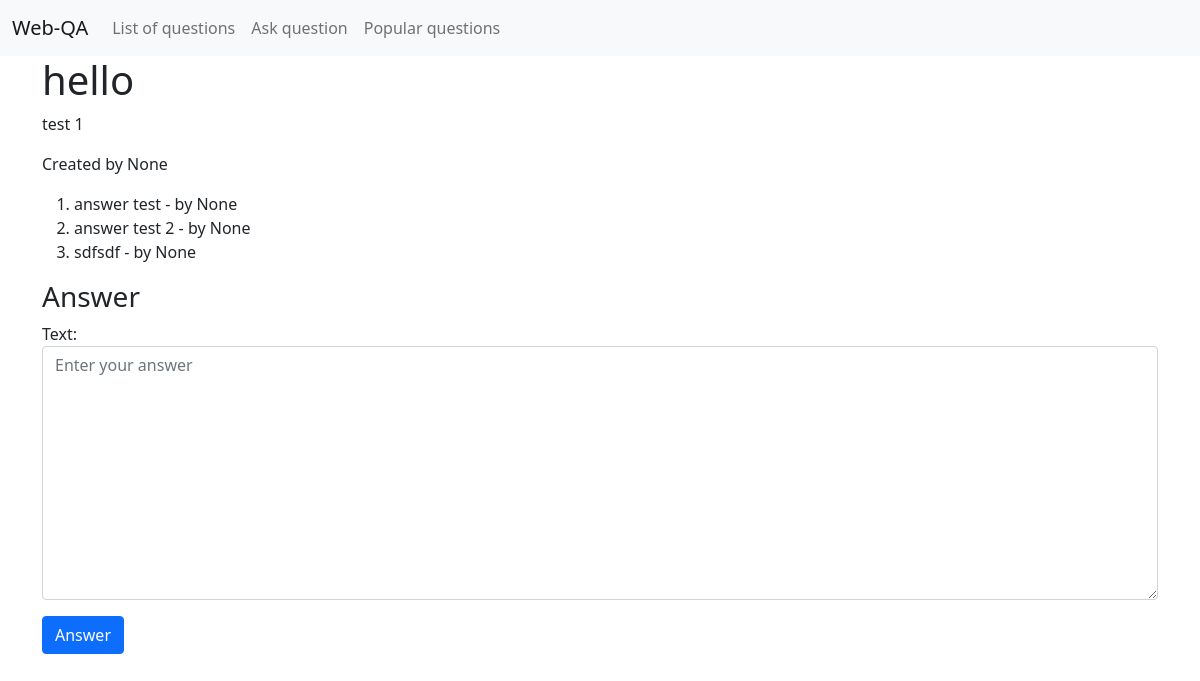
/question/12/, run on an earlier commit of the app's database.
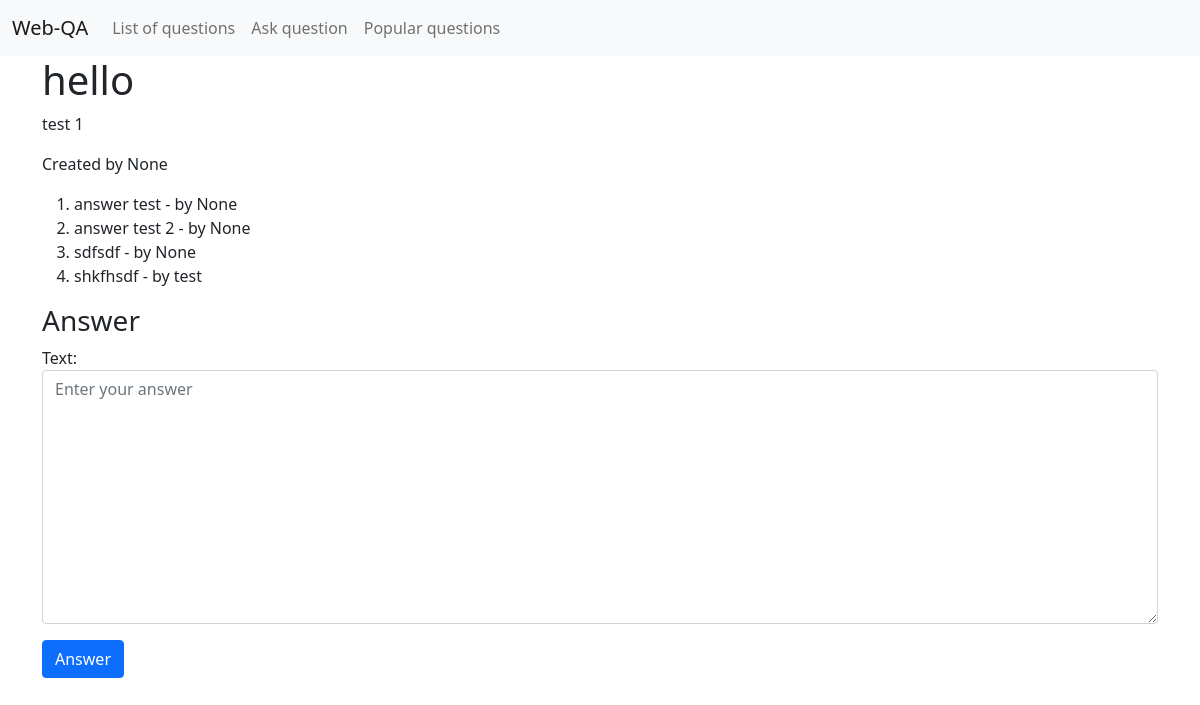
And on a later commit of the database.
### qa/models.py (models this page shows, shortened)
class Answer(models.Model):
    text = models.TextField(blank=True, null=True)
    added_at = models.DateTimeField(auto_now_add=True)
    question = models.ForeignKey(Question, on_delete=models.CASCADE, blank=True, null=True)
    author = models.ForeignKey(User, on_delete=models.CASCADE, blank=True, null=True)

### qa/views.py (the view)
# urls.py: path("question/<pk>/", detail_question, name="detail"),
def detail_question(request, pk):
    question = get_object_or_404(Question, pk=pk)
    if request.method == "POST":
        form = AnswerForm(request.POST)
        if form.is_valid():
            answer = form.save()
            answer.author = request.user
            answer.save()
            return HttpResponseRedirect(question.get_absolute_url())
    else:
        form = AnswerForm(initial={"question": question.pk})
    context = {
        "question": question,
        "form": form
        }
    return render(request, "qa/detail.html", context)

### qa/forms.py (shortened to what this page needs)
class AnswerForm(forms.Form):
    text = forms.CharField(widget=forms.Textarea(
        attrs={'class': 'form-control', 'placeholder': 'Enter your answer'}))
    question = forms.IntegerField(widget=forms.HiddenInput(), required=False)

### qa/templates/qa/detail.html (shortened to what this page needs)
{% extends "qa/base.html" %}
{% block content %}
<h1>{{question.title}}</h1>
<p>{{question.text}}</p>
<p>Created by {{question.author}}</p>
<ol>
    {% for answer in question.answer_set.all %}
    <li>{{answer.text}} - by {{answer.author}}</li>
    {% endfor %}
</ol>
<h3>Answer</h3>
<form method="post" action="">
    {{ form.as_p }}
    <button type="submit" class="btn btn-primary">Answer</button>
</form>
{% endblock %}

What changed in the data, as far as the page shows it:
added Answer: text "shkfhsdf", author "test"
